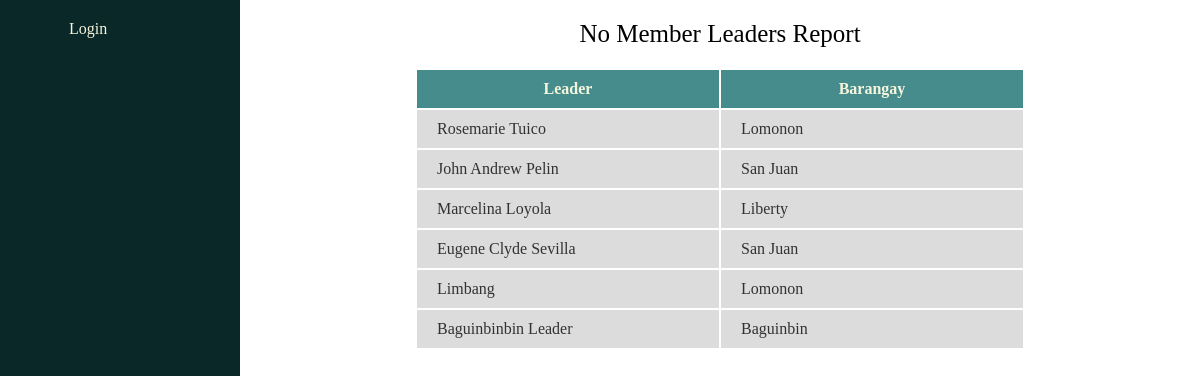
The app's page /report/leaders/member/None/, older data.
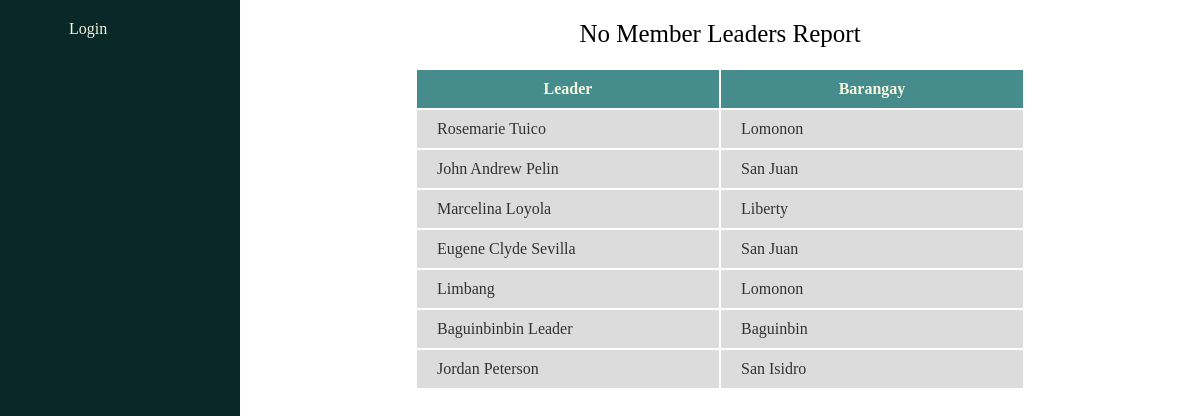
The same page, newer data.
### management/models.py (models this page shows, shortened)
class Cluster(models.Model):
    leader = models.ForeignKey(Leader, related_name='cluster_leader', on_delete=models.CASCADE)
    members = models.ManyToManyField(Member, related_name='cluster_member')

class Leader(models.Model):
    name = models.CharField(max_length=255)
    gender = models.ForeignKey(Gender, related_name='leader_gender', on_delete=models.CASCADE)
    age = models.IntegerField()
    brgy = models.ForeignKey(Barangay, related_name='leader_brgy', on_delete=models.CASCADE)
    sitio = models.ForeignKey(Sitio, related_name='leader_sitio', on_delete=models.CASCADE, null=True, blank=True)
    date_registered = models.DateTimeField(auto_now_add=True)
    image = models.ImageField(null=True, blank=True, upload_to="images/")
    def __str__(self):
        return self.name

class Barangay(models.Model):
    brgy_name = models.CharField(max_length=255)
    brgy_voter_population = models.IntegerField(blank=True, null=True)
    lat = models.FloatField(blank=True, null=True)
    long = models.FloatField(blank=True, null=True)
    def __str__(self):
        return self.brgy_name
    class Meta:
        ordering = ['brgy_name']

### management/views.py (the view)
# urls.py: path('report/leaders/member/None/', views.no_members_leader, name='no-member-leader'),
def no_members_leader(request):
    no_members = Cluster.objects.filter(members=None)
    return render(request, 'no_member_leaders.html', {
        'no_members': no_members,
    })

### management/templates/no_member_leaders.html
{% extends 'base.html' %}
{% load static %}
{% block content %}
    <section class="no-member-leaders-utmost-container-section">
        <div class="no-member-leaders-title-header-div">
            No Member Leaders Report
        </div>
        <div class="no-member-leaders-table-container-div">
            <table class="no-member-leaders-table">
                <tr class="no-member-leaders-table-row">
                    <th class="no-member-leaders-table-head">Leader</th>
                    <th class="no-member-leaders-table-head">Barangay</th>
                </tr>
                {% for leaders in no_members %}
                    <tr class="no-member-leaders-table-row">
                        <td class="no-member-leaders-table-data">
                            <a class="no-member-leaders-table-link"
                               href="{% url 'cluster' leaders.leader %}">
                                {{ leaders.leader }}
                            </a>
                        </td>
                        <td class="no-member-leaders-table-data">
                            <a class="no-member-leaders-table-link"
                               href="{% url 'brgy-leaders' leaders.leader.brgy %}">{{ leaders.leader.brgy }}
                            </a>
                        </td>
                    </tr>
                {% endfor %}
            </table>
        </div>
    </section>
{% endblock %}

Row changes from the older to the newer data that the page shows:
added Cluster: leader "Jordan Peterson", leader.brgy "San Isidro"
